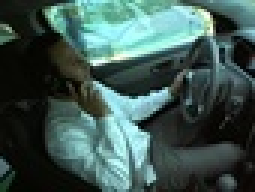
#> input picture ps0_python/input/ps0-1-a-1.jpg, 85 x 64 px, shrunk from 640 x 480 before the run (shown 3 times larger)
$ jupyter execute --allow-errors ps0.ipynb   (shell and % lines are left out)   (Python 2 division)
#> lines starting #> are read from the running program, lines starting #| are printed output that depends on the picture; long printed decimals are rounded
### ps0_python/ps0.py
#!/usr/bin/python

import numpy as np
import cv2
import matplotlib.pyplot as plt

def show_img(img):
    """
    Shows an image in RGB using matplotlib pyplot

    Args:
        img: An opencv instance of the image to be displayed
    """
    if img.ndim == 3:
        img = cv2.cvtColor(img, cv2.COLOR_BGR2RGB)
        color_map = None
    else:
        color_map = 'gray'
    plt.imshow(img, cmap=color_map)
    #return imgplot


def determine_fig_partition(num_imgs):
    """
    Determines how the pyplot figure will be partitioned, based on the
    number of images to be displayed. Helper function for the function
    show_multiple_images.

    Args:
        num_imgs: The number of images to be displayed.
    """
    #print num_imgs
    if num_imgs == 1:
        num_plots_rows = 1
        num_plots_cols = 1
    elif num_imgs == 7:
        num_plots_rows = 2
        num_plots_cols = 4
    elif num_imgs % 2 == 0 and num_imgs >= 2:
        num_plots_rows = num_imgs/2
        num_plots_cols = 2
    elif num_imgs % 3 == 0 and num_imgs >= 3:
        num_plots_rows = num_imgs/3
        num_plots_cols = 3
    elif num_imgs % 5 == 0 and num_imgs >= 5:
        num_plots_rows = num_imgs/5
        num_plots_cols = 5
    return num_plots_rows, num_plots_cols


def show_multiple_images(images, convert_to_rgb = True):
    """
    Displays multiple images in a pyplot figure.

    Args:
        images: A dictionary mapping an image name to the opencv instance of
        that image.
        convert_to_rgb: A boolean to determine whether you wish to convert to
        rgb or not.
    """
    num_imgs = len(images)
    num_rows, num_cols = \
                determine_fig_partition(num_imgs)

    fig = plt.figure(figsize=(20,10))
    for i,img in enumerate(images, 1):
        a = fig.add_subplot(num_rows, num_cols, i)
        a.set_title(img)
        if convert_to_rgb == True:
            #cv2.cvtColor(images[img], cv2.COLOR_BGR2RGB)
            #plt.imshow(cv2.cvtColor(images[img],\
             #                                 cv2.COLOR_BGR2RGB))
            show_img(images[img])
        else:
            #plt.imshow(images[img])
            show_img(images[img])
        a.get_xaxis().set_ticks([])
        a.get_yaxis().set_ticks([])
    plt.show()


def determine_img_center(img, center_left=True, center_up=True, center=100):
    """
    Determines the center of an image.

    Args:
        img: An opencv instance of an image.
        center_left: A boolean to determine whether the you should push the
            center width to the left or push it to the right. If the value
            is true, the value will be pushed to the left. If it is false,
            then it will be pushed to the right.
        center_up: A boolean to determine whether the you should push the
            center of the image height to the up or down. If the value is true,
            the value will be pushed to up. If it is false, then it will be
            pushed down.

    Returns:
        A tuple, representing the center of the image height and the center of
        the image width.
    """
    if img.shape[0] % 2 == 0:
        center_height = img.shape[0]/2
    elif center_up == True:
        center_height = img.shape[0]-1/2
    else:
        center_height = img.shape[0]+1/2

    if img.shape[1] % 2 == 0:
        center_width = img.shape[1]/2
        even_height = True
    elif center_left == True:
        center_width = img.shape[1]-1/2
    else:
        center_width = img.shape[1]+1/2
    half_center = center/2
    first_dim_idx = center_height-half_center, center_height+half_center
    sec_dim_idx = center_width-half_center, center_width+half_center
    return first_dim_idx, sec_dim_idx


def center_100_pixels(img, center_left=True, center_up=True, center=100):
    """
    Extracts the middle 100 pixels of an image.

    Args:
        img: An opencv instance of an images.
        center_left: A boolean to determine whether the you should push the
            center width to the left or push it to the right. If the value
            is true, the value will be pushed to the left. If it is false,
            then it will be pushed to the right.
        center_up: A boolean to determine whether the you should push the
            center of the image height to the up or down. If the value is true,
            the value will be pushed to up. If it is false, then it will be
            pushed down.
        center: An int to indicate how many middle pixels you need to extract.

    Returns:
        A tuple, representing the center of the image height and the center of
        the image width.

    """
    center_height = 0
    center_width = 0
    even_height = False
    first_dim, sec_dim = determine_img_center(img)
    center_pixs = img[first_dim[0]:first_dim[1], sec_dim[0]:sec_dim[1]]
    #import ipdb; ipdb.set_trace()
    return center_pixs


def replace_100_pix(img_1, img_2, center=100):
    img_3 = img_2
    img_1_center = center_100_pixels(img_1)
    img_3_first, img_3_sec = determine_img_center(img_3)
    img_3[img_3_first[0]:img_3_first[1], img_3_sec[0]:img_3_sec[1]] =\
                                                             img_1_center
    return img_3


def shift_img(img):
    """
    Shifts image by 2 pixels to the left
    Args:
        img: An opencv instance of the image.

    Returns:
        An opencv instance of the shifted image.
    """
    shifted = np.roll(img, -2, axis=1)
    if img.ndim == 3:
        shifted[:,-2:,:] = 0
    else:
        shifted[:,-2:] = 0
    return shifted


# [10 lines left out: function conv_to_uint8, not called in this run]


# [2 lines that do not run on import are left out]

### ps0_python/ps0.ipynb
## Problem Sets 0
For solving this problem set, I wrote a small library of helper functions called ps0. It contains some useful functions to help in better solving the problems. It's imported in the next cell below.

This file was assignment was done in a super rush, with the assumption that **_Done is better than Good_**. So it might be buggy.

However, if you spot anything you don't understand, I'm super glad to help. You can email me at ralphwantek add gmail dot com. Cheers!
#### 1. Input Images
##### a. Find two interesting images to use. They should be color, rectangular in shape (NOT square). Pick one that is wide and one tall.

[cell 1]
# First, import some useful libraries.
import numpy
import cv2
import os
from ps0 import *
import matplotlib.pyplot as plt

[cell 2]
man_path = 'input/ps0-1-a-2.jpeg'
driver_path = 'input/ps0-1-a-1.jpg'

driver = cv2.imread(driver_path)
#> driver is the input picture: shape (64, 85, 3); mean B, G, R 83.1, 87.9, 63.2
man = cv2.imread(man_path)
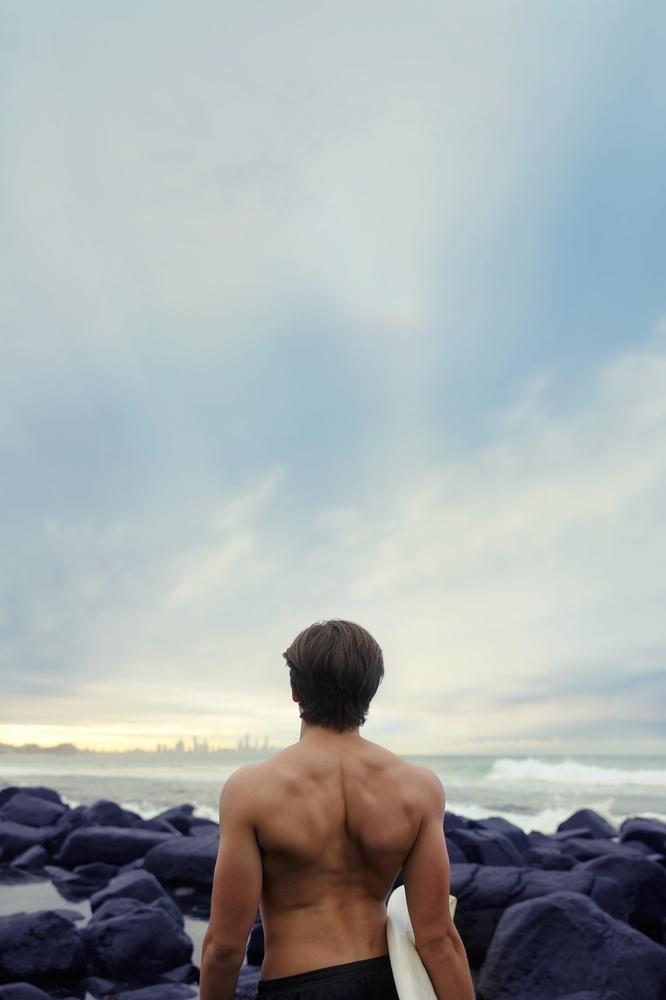
#> input picture ps0_python/input/ps0-1-a-2.jpeg, 666 x 1000 px, shrunk from 5000 x 7502 before the run
#> man is the input picture: shape (1000, 666, 3); mean B, G, R 173.3, 171.9, 164.2
#print man
show_img(man)

#### 2. Color Planes
##### a. Swap the red and blue pixels of image 1
##### Output: Store as ps0-2-a-1.png in the output folder

[cell 3]
show_img(driver)

[cell 4]
driver_bgr = driver[:,:,::-1]
cv2.imwrite('output/ps0-2-a-1.png', driver_bgr)
#> Out = True

[cell 5]
show_img(driver_bgr)

##### b. Create a monochrome image (img1_green) by selecting the green channel of image 1.
##### Output: ps0-2-b-1.png

[cell 6]
driver_green = driver[:,:,1]
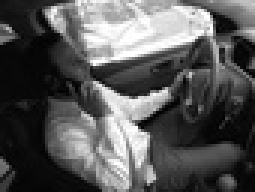
#> driver_green: shape (64, 85) (shown 3 times larger); min 0, max 255, mean 87.9
# man_green = man[:,:,1]
cv2.imwrite('output/ps0-2-b-1.png', driver_green)
#> Out = True

[cell 7]
show_img(driver_green)

##### c. Create a monochrome image (img1_red) by selecting the red channel of image 1.
##### Output: ps0-2-c-1.png

[cell 8]
driver_red = driver[:,:,0]
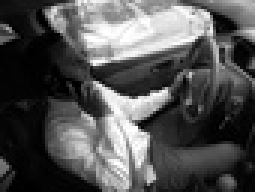
#> driver_red: shape (64, 85) (shown 3 times larger); min 0, max 255, mean 83.1
cv2.imwrite('output/ps0-2-c-1.png', driver_red)
#> Out = True

[cell 9]
show_img(driver_red)

##### d. Which looks more like what you'd expect a monochrome image to look like? Would you expect a computer vision algorithm to work on one better than the other?
##### Output: Text Response in report ps0_report.pdf (Text Response written right inside this notebook)

[cell 10]
show_multiple_images({'Driver_green': driver_green,
                      'Driver_red': driver_red})
#> in show_multiple_images, `num_imgs = len(images)`: num_imgs = 2
#> in determine_fig_partition, `num_plots_rows = num_imgs/2`: num_plots_rows = 1
#> in show_multiple_images, `num_rows, num_cols = \ determine_fig_partition(num_imgs)`: num_cols = 2
#> the loop in show_multiple_images, `for i,img in enumerate(images, 1):` made 2 passes
#> i on passes 1 to 2: 1, 2
#> in show_multiple_images, `plt.show()`:
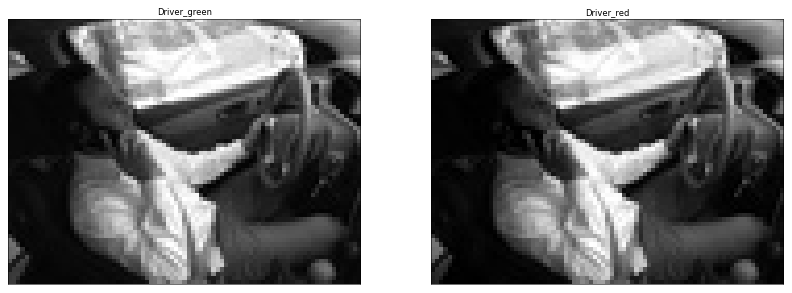
#> figure drawn by matplotlib, 2 panels

I'd expect the Green Image to look more like a monochrome image. I'd expect a Computer Vision Algorithm to work better on the Green image, because the distinction between pixel intensities seem to be better.

#### 3. Replacement of pixels (Note: For this, use the better channel from 2-b/2-c as monochrome versions.)
##### a. Take the center square region of 100x100 pixels of monochrome version of image 1 and insert them into the center of monochrome version of image 2

#> (a cell that did not finish here is left out)

#> in center_100_pixels, `first_dim, sec_dim = determine_img_center(img)`: first_dim = (-18, 82); sec_dim = (35, 135)
#> in replace_100_pix, `img_3_first, img_3_sec = determine_img_center(img_3)`: img_3_first = (450, 550); img_3_sec = (283, 383)
cv2.imwrite('output/ps0-3-a-1.png', driver_man)

#> (a cell that did not finish here is left out)

#### 4. Arithmetic and Geometric operations
##### a. What is the min and max of the pixel values of img1_green? What is the mean? What is the standard deviation?  And how did you compute these?
##### Output: Text response, with code snippets
Computed Using Standard Numpy Functions

[cell 13]
min_driver_green = np.amin(driver_green)
#> min_driver_green = 0
max_driver_green = np.amax(driver_green)
#> max_driver_green = 255
mean_driver_green = np.mean(driver_green)
#> mean_driver_green = 87.86
std_img1_green = np.std(driver_green)
#> std_img1_green = 78.24
print mean_driver_green
#| 87.861

##### b. Subtract the mean from all pixels, then divide by standard deviation, then multiply by 10 (if your image is 0 to 255) or by 0.05 (if your image ranges from 0.0 to 1.0). Now add the mean back in.
##### Output: ps0-4-b-1.png
I tried to solve it in two ways:
1. I simply calculated the mean, and then I added this mean to the driver image. The final image couldn't be read, so I cast the image into an uint8. I got the result below, with red patches in the image.
2. I used the opencv function cv2.add to add the mean to the image. I got the second image below.

Based on my approaches, could anyone tell me if I'm right or wrong? Thank you!

**Update**: I could get the numpy version to work, using `np.clip`.

[cell 14]
driver_norm_float = driver_green - mean_driver_green
driver_green_norm = np.empty(driver_green.shape, dtype='uint8')
#> (the rest of this cell did not finish here and is left out)

#> (a cell that did not finish here is left out)

[cell 16]
#driver_green_norm_2 = np.empty(driver_green.shape, dtype='uint8')
driver_green_norm_float_2 = driver_green_norm*10.0
#print driver_green_norm_float_2
driver_green_norm_2 = np.empty(driver_green.shape, dtype='uint8')
#> (the rest of this cell did not finish here and is left out)

#> (a cell that did not finish here is left out)

[cell 18]
driver_green_norm_3_float = driver_green_norm_2 + mean_driver_green
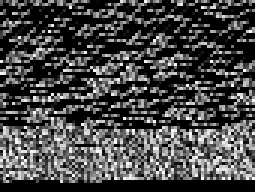
#> driver_green_norm_3_float: shape (64, 85) float64 (shown 3 times larger); min 87.86, max 342.9, mean 159.2; drawn with min black and max white
driver_green_norm_3 = np.empty(driver_green.shape, dtype='uint8')
#> (the rest of this cell did not finish here and is left out)

[cell 19]
cv2.imwrite('output/ps0-4-b-1.png', driver_green_norm_3)
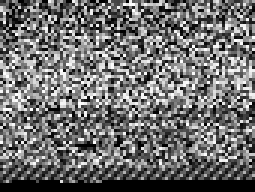
#> saved as ps0-4-b-1.png: shape (64, 85) (shown 3 times larger); min 0, max 255, mean 110.1
#> Out = True

##### c. Shift img1_green to the left by 2 pixels.
##### Output: ps0-4-c-1.png
Please check ps0.py for an implementation of `shift_img`

[cell 20]
driver_green_shifted = shift_img(driver_green)
#> in shift_img, `shifted[:,-2:] = 0`:
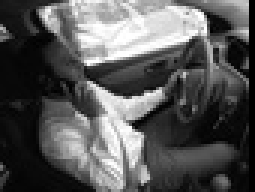
#> shifted: shape (64, 85) (shown 3 times larger); min 0, max 255, mean 87.1

[cell 21]
show_multiple_images({'driver_green_shifted':driver_green_shifted,
                      'driver_green':driver_green})
#> the loop in show_multiple_images (call 2), `for i,img in enumerate(images, 1):` made 2 passes

[cell 22]
cv2.imwrite('output/ ps0-4-c-1.png', driver_green_shifted)
#> Out = True

#### d. Subtract the shifted version of img1_green from the original, and save the difference image.
#### Output: ps0-4-d-1.png (make sure that the values are legal when you write the image so that you can

[cell 23]
driver_subtracted = cv2.subtract(driver_green, driver_green_shifted)
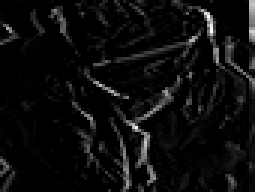
#> driver_subtracted: shape (64, 85) (shown 3 times larger); min 0, max 255, mean 12.9

[cell 24]
show_img(driver_subtracted)

[cell 25]
print driver_green[-10:,-10:]
#| [[ 51  45  36  24  10   9  21  32  40  15]
#|  [ 43  36  25  16   9   9  13  27  54  29]
#|  [ 32  28  20  10   8   6  14  27  30  21]
#|  [ 16  18  12  14   5   8  12  18  18  11]
#|  [ 78  72  30   6  10   8   8   9   8   6]
#|  [103 109  86  20   6  11   9   7   6   9]
#|  [106 114 110  55   5  13  10   6   6   9]
#|  [ 79 100  97  68  15  12   7   6   8   9]
#|  [ 64  79  66  42   7  10   6   7  10   9]
#|  [ 49  55  43  14  15  13   7   9  11   7]]

[cell 26]
print driver_green_shifted[-10:,-10:]
#| [[ 36  24  10   9  21  32  40  15   0   0]
#|  [ 25  16   9   9  13  27  54  29   0   0]
#|  [ 20  10   8   6  14  27  30  21   0   0]
#|  [ 12  14   5   8  12  18  18  11   0   0]
#|  [ 30   6  10   8   8   9   8   6   0   0]
#|  [ 86  20   6  11   9   7   6   9   0   0]
#|  [110  55   5  13  10   6   6   9   0   0]
#|  [ 97  68  15  12   7   6   8   9   0   0]
#|  [ 66  42   7  10   6   7  10   9   0   0]
#|  [ 43  14  15  13   7   9  11   7   0   0]]

[cell 27]
print driver_subtracted[-10:,-10:]
#| [[ 15  21  26  15   0   0   0  17  40  15]
#|  [ 18  20  16   7   0   0   0   0  54  29]
#|  [ 12  18  12   4   0   0   0   6  30  21]
#|  [  4   4   7   6   0   0   0   7  18  11]
#|  [ 48  66  20   0   2   0   0   3   8   6]
#|  [ 17  89  80   9   0   4   3   0   6   9]
#|  [  0  59 105  42   0   7   4   0   6   9]
#|  [  0  32  82  56   8   6   0   0   8   9]
#|  [  0  37  59  32   1   3   0   0  10   9]
#|  [  6  41  28   1   8   4   0   2  11   7]]

[cell 28]
cv2.imwrite('output/ ps0-4-d-1.png', driver_subtracted)
#> Out = True

Negative Pixels mean that the resulting pixel of the image will be zero, using 8-bits unsigned integers.

#### 5. Noise
##### a. Take the original colored image (image 1) and start adding Gaussian noise to the pixels in the green channel. Increase sigma until the noise is somewhat visible.
##### Output: ps0-5-a-1.png, text response: What is the value of sigma you had to use?

[cell 29]
grid = np.random.randn(driver.shape[0], driver.shape[1])*0.4
grid = grid.astype('uint8')
driver_green_gaussian = cv2.add(driver_green, grid)

[cell 30]
noise = np.empty(driver_green.shape, np.uint8)
noise = cv2.randn(noise, 0, 20)
driver_green_gaussian = cv2.add(driver_green, noise)
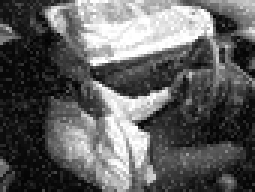
#> driver_green_gaussian: shape (64, 85) (shown 3 times larger); min 1, max 255, mean 95.9

[cell 31]
show_img(driver_green_gaussian)

[cell 32]
cv2.imwrite('output/ ps0-5-a-1.png', driver_green_gaussian)
#> Out = True

##### b. Now, instead add that amount of noise to the blue channel.
##### Output: ps0-5-b-1.png

[cell 33]
driver_blue = driver[:,:,2]
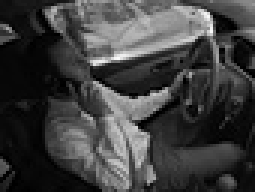
#> driver_blue: shape (64, 85) (shown 3 times larger); min 0, max 251, mean 63.2
driver_blue_gaussian = cv2.add(driver_green, grid)

[cell 34]
show_img(driver_blue_gaussian)

[cell 35]
show_multiple_images({'driver_green_gaussian':driver_green_gaussian,
                      'driver_blue_gaussian':driver_blue_gaussian})

[cell 36]
cv2.imwrite('output/ ps0-5-b-1.png', driver_blue_gaussian)
#> Out = True
